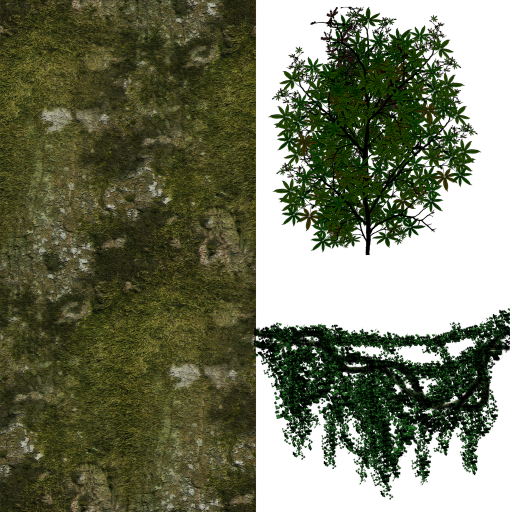
#> input picture project/assets/models/cc0/amazon_trees/amazon_trees_atlas.png, 1024 x 1024 px, given in place of LeafSet024_1K-PNG_Color.png, which was not available (shown at 1/2 size)
$ python leaf_cluster.py ../../project/assets/models/cc0/amazon_trees ../../project/assets/models/cc0/amazon_trees/amazon_trees_atlas.png
#> lines starting #> are read from the running program, lines starting #| are printed output that depends on the picture
# Offline art tool (not part of the game build). Needs Python 3 with Pillow, SciPy and NumPy.
# Usage: python3 tools/art/leaf_cluster.py <dir with extracted ambientCG LeafSet024 + LeafSet022 1K-PNG zips> project/assets/textures/cc0/leaf_spray.png
# Builds a leaf-spray sprite (RGBA) from CC0 ambientCG leaf atlases (LeafSet024, LeafSet022).
import sys, random, math
from PIL import Image
from scipy import ndimage
import numpy as np
src = sys.argv[1]; out = sys.argv[2]
random.seed(7)
leaves = []
for sid in ["LeafSet024", "LeafSet022"]:
    col = Image.open(f"{src}/{sid}/{sid}_1K-PNG_Color.png").convert("RGB")
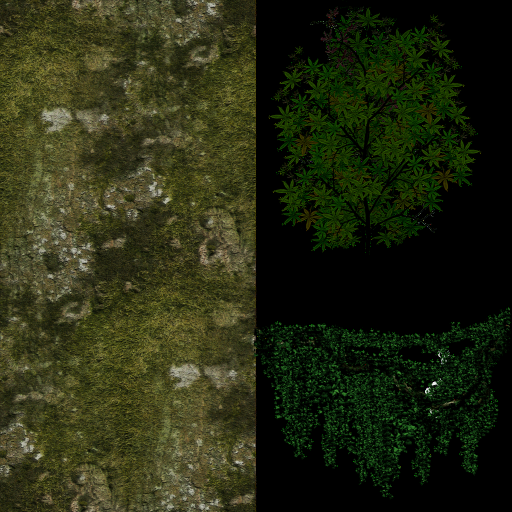
#> col: PIL image 1024x1024 RGB (shown at 1/2 size); mean R, G, B 38, 42.5, 18.5
    op = np.array(Image.open(f"{src}/{sid}/{sid}_1K-PNG_Opacity.png").convert("L"))
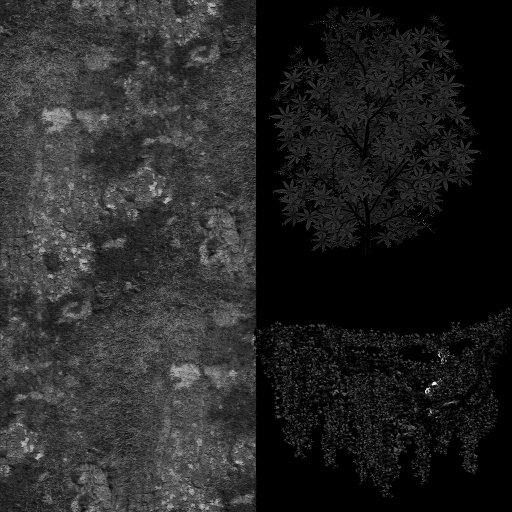
#> op: shape (1024, 1024) (shown at 1/2 size); min 0, max 255, mean 38.4
    lab, n = ndimage.label(op > 40)
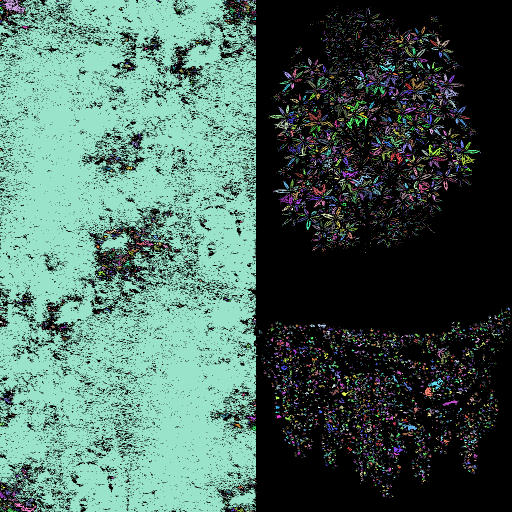
#> lab: shape (1024, 1024) int32 (shown at 1/2 size); 10178 distinct labels, from 0 to 10177; one colour per label, 0 black
#> n = 10177
    for sl in ndimage.find_objects(lab):
        h = sl[0].stop - sl[0].start; w = sl[1].stop - sl[1].start
        if h * w < 4000: continue
        box = (sl[1].start, sl[0].start, sl[1].stop, sl[0].stop)
        c = col.crop(box); a = Image.fromarray(op).crop(box)
        rgba = c.copy(); rgba.putalpha(a)
        leaves.append(rgba)
#> this loop made 10177 passes
#> (h, w) on passes 1 to 3: (2, 3), (27, 45), (1, 1)
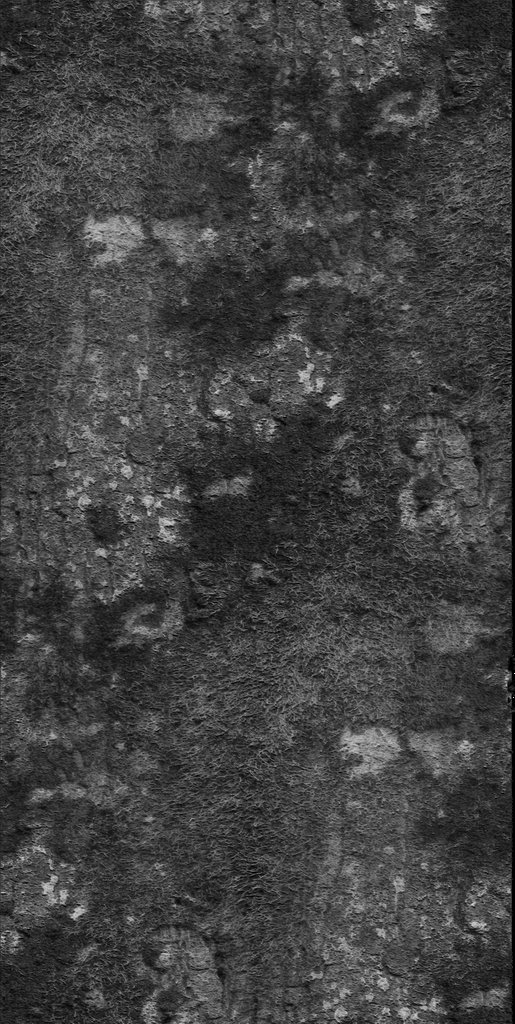
#> a: PIL image 515x1024 L; min 0, max 226, mean 65.4
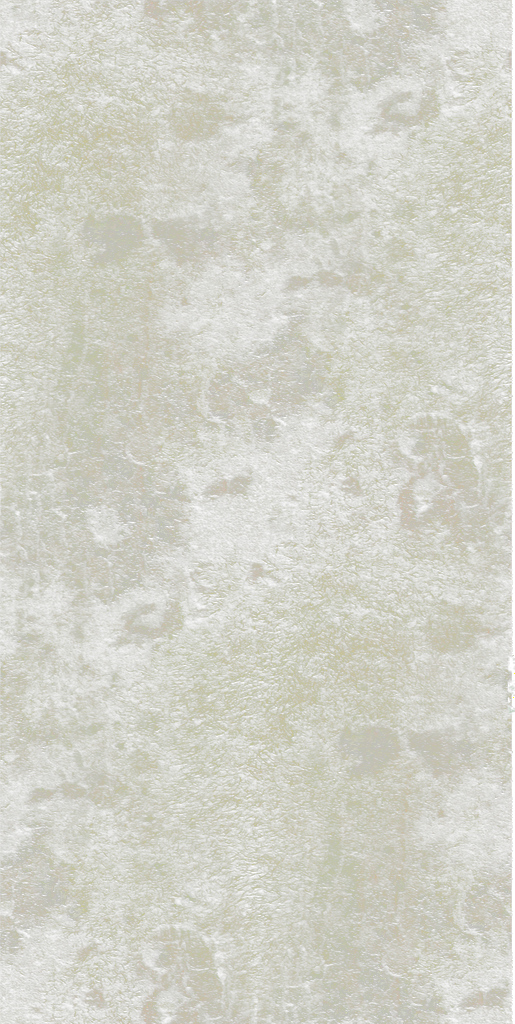
#> rgba: PIL image 515x1024 RGBA; mean R, G, B, A 69.5, 69.2, 34.8, 65.4; transparent parts drawn white
#> after the loop, leaves = 1 item
#> (the run stopped early here; a loop or call above may not have finished)
